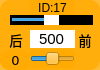
  <widget class="QWidget" name="widget_id17" native="true">
   <property name="geometry">
    <rect>
     <x>910</x>
     <y>50</y>
     <width>100</width>
     <height>70</height>
    </rect>
   </property>
   <property name="styleSheet">
    <string notr="true">background-color: rgb(255, 170, 0, 200);
border-radius:10px;</string>
   </property>
   <widget class="QLabel" name="label_ID17">
    <property name="geometry">
     <rect>
      <x>30</x>
      <y>0</y>
      <width>45</width>
      <height>16</height>
     </rect>
    </property>
    <property name="minimumSize">
     <size>
      <width>0</width>
      <height>10</height>
     </size>
    </property>
    <property name="font">
     <font>
      <family>Arial</family>
      <pointsize>9</pointsize>
     </font>
    </property>
    <property name="styleSheet">
     <string notr="true">background-color: rgb(255, 255, 255， 0);
border-radius:0px;</string>
    </property>
    <property name="text">
     <string>ID:17</string>
    </property>
    <property name="alignment">
     <set>Qt::AlignCenter</set>
    </property>
   </widget>
   <widget class="QSlider" name="horizontalSlider_pulse_id17">
    <property name="geometry">
     <rect>
      <x>10</x>
      <y>15</y>
      <width>83</width>
      <height>10</height>
     </rect>
    </property>
    <property name="autoFillBackground">
     <bool>false</bool>
    </property>
    <property name="styleSheet">
     <string notr="true">QSlider{background-color: rgb(0, 0, 0);
border-radius:0px;}
QSlider::handle {/*设置中间的那个滑动的键*/                           
    background:  rgb(255, 255, 255);
}</string>
    </property>
    <property name="minimum">
     <number>0</number>
    </property>
    <property name="maximum">
     <number>1000</number>
    </property>
    <property name="pageStep">
     <number>1</number>
    </property>
    <property name="value">
     <number>500</number>
    </property>
    <property name="orientation">
     <enum>Qt::Horizontal</enum>
    </property>
   </widget>
   <widget class="QSlider" name="horizontalSlider_dev_id17">
    <property name="geometry">
     <rect>
      <x>30</x>
      <y>50</y>
      <width>45</width>
      <height>18</height>
     </rect>
    </property>
    <property name="styleSheet">
     <string notr="true">background-color: rgba(255, 255, 255， 0);</string>
    </property>
    <property name="minimum">
     <number>-125</number>
    </property>
    <property name="maximum">
     <number>125</number>
    </property>
    <property name="pageStep">
     <number>1</number>
    </property>
    <property name="orientation">
     <enum>Qt::Horizontal</enum>
    </property>
   </widget>
   <widget class="QLabel" name="label_id17">
    <property name="geometry">
     <rect>
      <x>0</x>
      <y>50</y>
      <width>31</width>
      <height>20</height>
     </rect>
    </property>
    <property name="minimumSize">
     <size>
      <width>0</width>
      <height>10</height>
     </size>
    </property>
    <property name="font">
     <font>
      <family>DejaVu Sans</family>
      <pointsize>10</pointsize>
     </font>
    </property>
    <property name="styleSheet">
     <string notr="true">background-color: rgb(255, 255, 255， 0);</string>
    </property>
    <property name="text">
     <string>0</string>
    </property>
    <property name="alignment">
     <set>Qt::AlignCenter</set>
    </property>
   </widget>
   <widget class="QLineEdit" name="lineEdit_id17">
    <property name="geometry">
     <rect>
      <x>30</x>
      <y>30</y>
      <width>45</width>
      <height>18</height>
     </rect>
    </property>
    <property name="sizePolicy">
     <sizepolicy hsizetype="Fixed" vsizetype="Fixed">
      <horstretch>0</horstretch>
      <verstretch>0</verstretch>
     </sizepolicy>
    </property>
    <property name="font">
     <font>
      <family>Arial</family>
      <pointsize>11</pointsize>
     </font>
    </property>
    <property name="autoFillBackground">
     <bool>false</bool>
    </property>
    <property name="styleSheet">
     <string notr="true">background-color: rgb(255, 255, 255);
border-radius:0px;</string>
    </property>
    <property name="text">
     <string>500</string>
    </property>
    <property name="maxLength">
     <number>1000</number>
    </property>
    <property name="alignment">
     <set>Qt::AlignCenter</set>
    </property>
    <property name="dragEnabled">
     <bool>false</bool>
    </property>
    <property name="readOnly">
     <bool>false</bool>
    </property>
   </widget>
   <widget class="QLabel" name="label_back3">
    <property name="geometry">
     <rect>
      <x>6</x>
      <y>30</y>
      <width>20</width>
      <height>20</height>
     </rect>
    </property>
    <property name="font">
     <font>
      <family>Ubuntu</family>
      <pointsize>10</pointsize>
      <weight>50</weight>
      <italic>false</italic>
      <bold>false</bold>
     </font>
    </property>
    <property name="styleSheet">
     <string notr="true">background-color: rgb(255, 255, 255, 0);</string>
    </property>
    <property name="text">
     <string>后</string>
    </property>
    <property name="alignment">
     <set>Qt::AlignCenter</set>
    </property>
   </widget>
   <widget class="QLabel" name="label_front3">
    <property name="geometry">
     <rect>
      <x>75</x>
      <y>30</y>
      <width>20</width>
      <height>20</height>
     </rect>
    </property>
    <property name="font">
     <font>
      <family>Ubuntu</family>
      <pointsize>10</pointsize>
      <weight>50</weight>
      <italic>false</italic>
      <bold>false</bold>
     </font>
    </property>
    <property name="styleSheet">
     <string notr="true">background-color: rgb(255, 255, 255, 0);</string>
    </property>
    <property name="text">
     <string>前</string>
    </property>
    <property name="alignment">
     <set>Qt::AlignCenter</set>
    </property>
   </widget>
  </widget>
